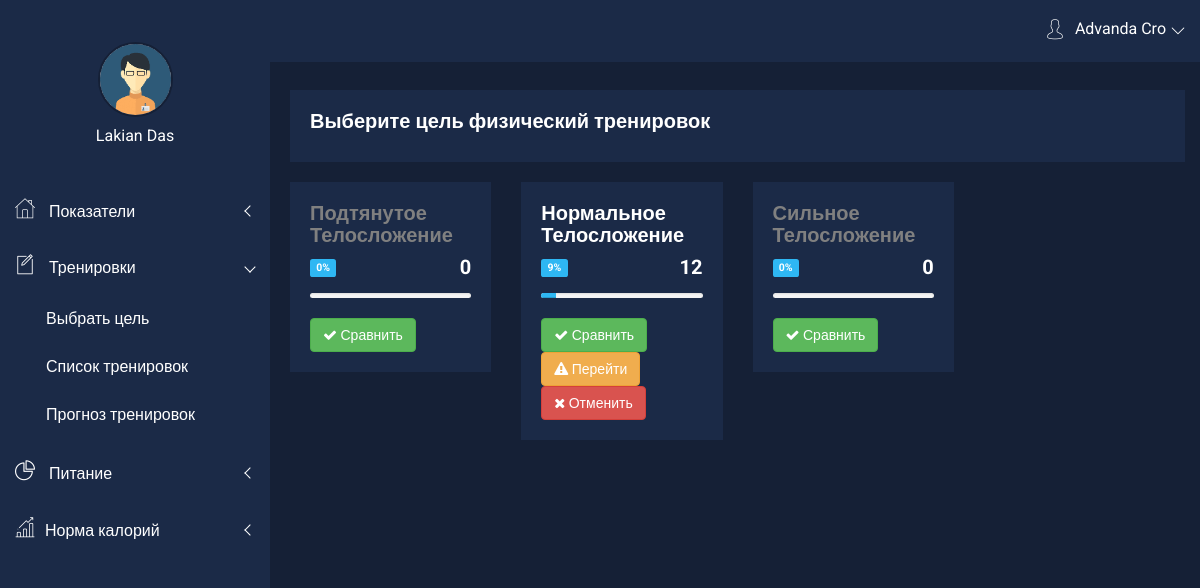
The page /dashboard/goals (signed in) on the database its author committed.
### core/models/body_params.py (models this page shows)
class Goals(models.Model):
    title = models.CharField(verbose_name='Название', max_length=100)
    class Meta:
        db_table = 'goals'
        verbose_name = 'Цель'
        verbose_name_plural = 'Цели'

### tracker/views/views_workout.py (the view)
# urls.py: path('goals', views.goal, name='goal'),
def goal(request):
    if 'user' in request.session:
        goals = Goals.objects.all()
        user_goal = UserGoal.objects.filter(user=request.session['user']).last()
        percent = 0
        countobj = 0
        if user_goal:
            percent = user_goal.goal.bodyworkout_set.filter(
                status=1).count() / user_goal.goal.bodyworkout_set.count() * 100
            countobj = user_goal.goal.bodyworkout_set.count()
        return render(request, 'tracker/goals.html',
                      {'goals': goals, "user_goal": user_goal, "percent": math.ceil(percent), "countobj": countobj})
    else:
        return redirect('auth:auth')

### templates/tracker/goals.html (shortened to what this page needs)
{% extends 'base/dashboard.html' %}
{% load static %}
{% block content %}
    <link rel="stylesheet" href="{% static 'dashboard/css/alerts.css' %}">
    <div class="section-admin container-fluid" style="margin-left: 10px;">
        <div class="row">
            <div class="col-lg-12 col-md-12 col-sm-12 col-xs-12">
                <div class="sparkline9-list mg-t-30">
                    <div class="sparkline9-hd">
                        <div class="main-sparkline9-hd">
                            <h1>Выберите цель физический тренировок</h1>
                        </div>
                    </div>
                </div>
            </div>
        </div>
    </div>
    <br>
    <div class="section-admin container-fluid" style="margin-left: 10px;">
        <div class="row admin text-center">
            <div class="col-md-12">
                <div class="row">
                    {% for item in goals %}
                        <div class="col-lg-3 col-md-3 col-sm-3 col-xs-12">
                            <div class="admin-content analysis-progrebar-ctn res-mg-t-15">
                                <h4 class="text-left text-uppercase">
                                    {% if user_goal.goal_id != item.id %}
                                        <b style="color: grey">{{ item.title }}</b></h4>
                                    {% else %}
                                        <b>{{ item.title }}</b></h4>
                                    {% endif %}
                                <div class="row vertical-center-box vertical-center-box-tablet">
                                    <div class="col-xs-3 mar-bot-15 text-left">
                                        {% if user_goal.goal_id == item.id %}
                                            <label class="label bg-blue">{{ percent }}% </label>
                                        {% else %}
                                            <label class="label bg-blue">0%</label>
                                        {% endif %}
                                    </div>
                                    <div class="col-xs-9 cus-gh-hd-pro">
                                        {% if user_goal.goal_id != item.id %}
                                            <h2 class="text-right no-margin">0</h2>
                                        {% else %}
                                            <h2 class="text-right no-margin">{{ countobj }}</h2>
                                        {% endif %}
                                    </div>
                                </div>
                                <div class="progress progress-mini">
                                    {% if user_goal.goal_id == item.id %}
                                        <div style="width: {{ percent }}%;" class="progress-bar bg-blue"></div>
                                    {% else %}
                                        <div style="width: 0%;" class="progress-bar bg-blue"></div>
                                    {% endif %}
                                </div>
                                <br>
                                <div class="text-left">
                                    <button type="button" class="btn btn-custon-four btn-success"
                                            onclick="window.location.href='{% url 'tracker:goal_param' id=item.id %}'">
                                        <i class="fa fa-check adminpro-checked-pro" aria-hidden="true"></i> Сравнить
                                    </button>
                                    {% if user_goal %}
                                        {% if user_goal.goal_id == item.id %}
                                            <button type="button" class="btn btn-custon-rounded-four btn-warning"
                                                    onclick="window.location.href='{% url 'tracker:workout_list' %}'">
                                                <i class="fa fa-exclamation-triangle adminpro-warning-danger"
                                                   aria-hidden="true"></i> Перейти
                                            </button>
                                            <button type="button" class="btn btn-custon-rounded-four btn-danger"
                                                    onclick="window.location.href='{% url 'tracker:delete_goal' id=user_goal.goal_id %}'">
                                                <i class="fa fa-times adminpro-danger-error"
                                                   aria-hidden="true"></i> Отменить
                                            </button>
                                        {% endif %}
                                    {% else %}
                                        <button type="button" class="btn btn-custon-rounded-four btn-warning"
                                                onclick="window.location.href='{% url 'tracker:select_goal' id=item.id %}'">
                                            <i class="fa fa-exclamation-triangle adminpro-warning-danger"
                                               aria-hidden="true"></i> Выбрать
                                        </button>
                                    {% endif %}
                                </div>
                            </div>
                        </div>
                    {% endfor %}
                </div>
            </div>
        </div>
    </div>
{% endblock %}

### static/dashboard/css/main.css (style rules this page uses)
html { color: #222; font-size: 1em; line-height: 1.4; }

### templates/tracker/goals.html (style rules this page uses)
h1, label { color: white !important; }

### rows shown on the page
Goals: title "Подтянутое Телосложение", shows "0%"
Goals: title "Нормальное Телосложение", percent "9", countobj "12", shows "Перейти"
Goals: title "Сильное Телосложение", shows "0%"
